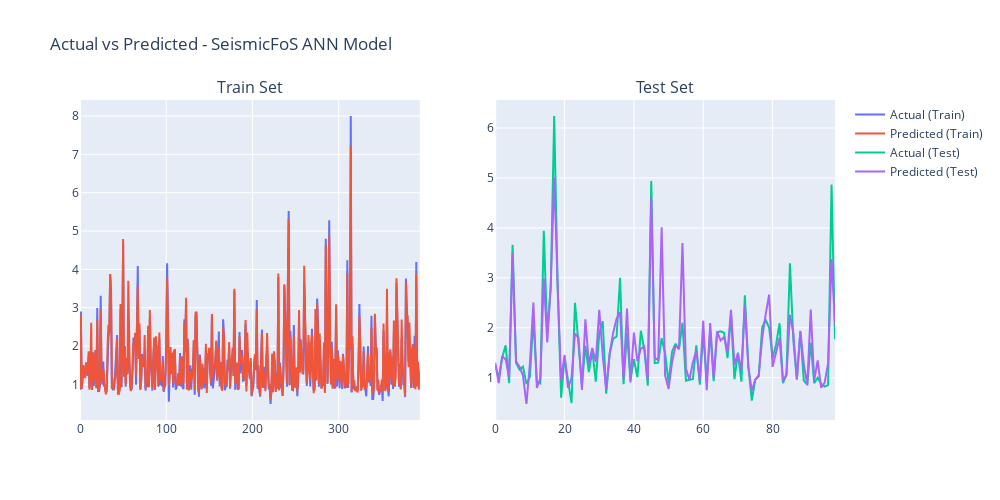
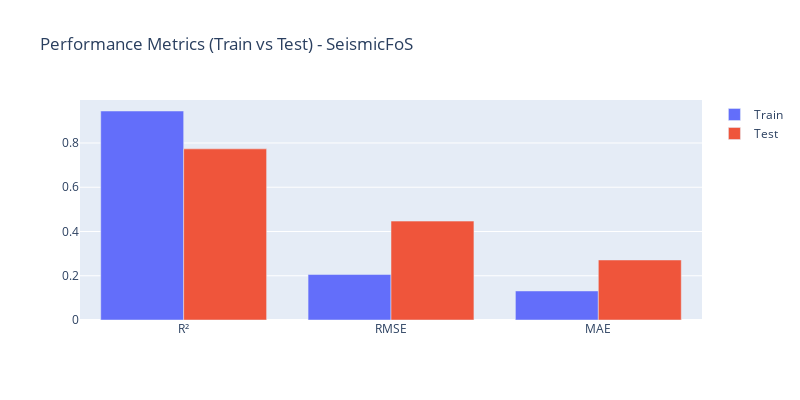

The cell these charts' notebook holds for them, in order:
### Code cell
import os
import pandas as pd
import numpy as np
import torch
import torch.nn as nn
import random
from torch.utils.data import DataLoader, TensorDataset
from sklearn.model_selection import train_test_split
from sklearn.preprocessing import StandardScaler
from sklearn.metrics import r2_score, mean_squared_error, mean_absolute_error
import plotly.graph_objs as go
from plotly.subplots import make_subplots

# === Save Directory for Plots
output_dir = r"C:\Users\vishn\OneDrive\Documents\Machine Learning\ANN_simple\base_ANN"
os.makedirs(output_dir, exist_ok=True)

# === Set random seed for reproducibility
def set_seed(seed=42):
    random.seed(seed)
    np.random.seed(seed)
    torch.manual_seed(seed)
    torch.backends.cudnn.deterministic = True
    torch.backends.cudnn.benchmark = False

set_seed(42)

# === Load and preprocess dataset
df = pd.read_csv(r"C:\Users\vishn\OneDrive\Documents\Machine Learning\Vishnu_phd.csv")
X = df.drop(columns=["FoS", "SeismicFoS"]).values
y = df["SeismicFoS"].values  # ✅ Changed to SeismicFoS

# Train-test split
X_train, X_test, y_train, y_test = train_test_split(X, y, test_size=0.2, random_state=42)
scaler = StandardScaler()
X_train = scaler.fit_transform(X_train)
X_test = scaler.transform(X_test)

# Convert to PyTorch tensors
X_train_tensor = torch.tensor(X_train, dtype=torch.float32)
y_train_tensor = torch.tensor(y_train, dtype=torch.float32).view(-1, 1)
X_test_tensor = torch.tensor(X_test, dtype=torch.float32)
y_test_tensor = torch.tensor(y_test, dtype=torch.float32).view(-1, 1)

train_dataset = TensorDataset(X_train_tensor, y_train_tensor)
train_loader = DataLoader(train_dataset, batch_size=32, shuffle=True)

# === Define the ANN Model
class ANN(nn.Module):
    def __init__(self, input_dim, h1, h2, h3):
        super(ANN, self).__init__()
        self.model = nn.Sequential(
            nn.Linear(input_dim, h1), nn.ReLU(),
            nn.Linear(h1, h2), nn.ReLU(),
            nn.Linear(h2, h3), nn.ReLU(),
            nn.Linear(h3, 1)
        )
    def forward(self, x):
        return self.model(x)

# === Evaluation Function
def evaluate_model(h1, h2, h3, lr):
    model = ANN(X_train.shape[1], h1, h2, h3)
    criterion = nn.MSELoss()
    optimizer = torch.optim.Adam(model.parameters(), lr=lr)

    # Training
    for epoch in range(100):
        model.train()
        for xb, yb in train_loader:
            optimizer.zero_grad()
            pred = model(xb)
            loss = criterion(pred, yb)
            loss.backward()
            optimizer.step()

    # Evaluation
    model.eval()
    with torch.no_grad():
        y_train_pred = model(X_train_tensor).numpy()
        y_test_pred = model(X_test_tensor).numpy()

    return {
        "r2_train": r2_score(y_train, y_train_pred),
        "r2_test": r2_score(y_test, y_test_pred),
        "rmse_train": np.sqrt(mean_squared_error(y_train, y_train_pred)),
        "mae_train": mean_absolute_error(y_train, y_train_pred),
        "rmse_test": np.sqrt(mean_squared_error(y_test, y_test_pred)),
        "mae_test": mean_absolute_error(y_test, y_test_pred),
        "y_train_pred": y_train_pred,
        "y_test_pred": y_test_pred
    }

# === Run Evaluation
params = (64, 32, 16, 0.001)  # (h1, h2, h3, learning_rate)
results = evaluate_model(*params)

# === Print Results
print(f"\n📊 ANN Evaluation for SeismicFoS with Architecture {params[:3]} and LR = {params[3]}")
print(f"R² (Train): {results['r2_train']:.6f}")
print(f"R² (Test):  {results['r2_test']:.6f}")
print(f"RMSE (Train): {results['rmse_train']:.6f}")
print(f"RMSE (Test):  {results['rmse_test']:.6f}")
print(f"MAE (Train): {results['mae_train']:.6f}")
print(f"MAE (Test):  {results['mae_test']:.6f}")

# === Plot 1: Actual vs Predicted (Train & Test)
fig1 = make_subplots(rows=1, cols=2, subplot_titles=["Train Set", "Test Set"])
fig1.add_trace(go.Scatter(y=y_train, mode='lines', name='Actual (Train)'), row=1, col=1)
fig1.add_trace(go.Scatter(y=results["y_train_pred"].flatten(), mode='lines', name='Predicted (Train)'), row=1, col=1)
fig1.add_trace(go.Scatter(y=y_test, mode='lines', name='Actual (Test)'), row=1, col=2)
fig1.add_trace(go.Scatter(y=results["y_test_pred"].flatten(), mode='lines', name='Predicted (Test)'), row=1, col=2)
fig1.update_layout(title_text="Actual vs Predicted - SeismicFoS ANN Model", height=500, width=1000)
fig1.write_html(os.path.join(output_dir, "seismicfos_actual_vs_predicted.html"))
fig1.show()

# === Plot 2: Bar Chart Comparison of Metrics
fig2 = go.Figure()
fig2.add_trace(go.Bar(name='Train', x=['R²', 'RMSE', 'MAE'],
                      y=[results["r2_train"], results["rmse_train"], results["mae_train"]]))
fig2.add_trace(go.Bar(name='Test', x=['R²', 'RMSE', 'MAE'],
                      y=[results["r2_test"], results["rmse_test"], results["mae_test"]]))
fig2.update_layout(barmode='group', title="Performance Metrics (Train vs Test) - SeismicFoS", height=400, width=800)
fig2.write_html(os.path.join(output_dir, "seismicfos_metrics_comparison.html"))
fig2.show()

### Figure 1 — Plotly figure (JSON) as saved in the notebook; plotly's stock layout.template omitted (floating-point values rounded to 4 significant figures; data arrays with more than 128 entries replaced by an {"elided": "..."} marker saying what was removed)
{"data": [{"mode": "lines", "name": "Actual (Train)", "type": "scatter", "xaxis": "x", "y": {"elided": "395 float values"}, "yaxis": "y"}, {"mode": "lines", "name": "Predicted (Train)", "type": "scatter", "xaxis": "x", "y": {"elided": "395 float values"}, "yaxis": "y"}, {"mode": "lines", "name": "Actual (Test)", "type": "scatter", "xaxis": "x2", "y": [1.24, 1.0, 1.4, 1.65, 0.89, 3.66, 1.3, 1.16, 1.22, 0.87, 1.02, 2.18, 0.93, 0.89, 3.94, 1.89, 2.79, 6.24, 2.83, 0.6, 1.39, 0.9, 0.49, 2.5, 1.73, 0.86, 1.64, 1.11, 1.54, 0.92, 1.89, 2.13, 0.68, 1.48, 1.78, 1.82, 3.0, 0.87, 1.9, 0.95, 1.37, 1.01, 1.94, 1.56, 0.84, 4.94, 1.29, 1.3, 1.79, 1.49, 0.89, 1.52, 1.68, 1.57, 2.1, 0.94, 0.96, 0.97, 1.65, 0.86, 1.89, 0.93, 1.95, 0.93, 1.91, 1.93, 1.9, 1.39, 2.25, 0.97, 1.5, 0.92, 2.65, 1.23, 0.54, 0.96, 1.03, 2.01, 2.16, 2.0, 1.4, 1.66, 2.09, 0.89, 1.08, 3.29, 1.73, 0.96, 1.92, 0.94, 0.86, 1.7, 0.89, 1.0, 0.88, 0.82, 0.85, 4.87, 1.77], "yaxis": "y2"}, {"mode": "lines", "name": "Predicted (Test)", "type": "scatter", "xaxis": "x2", "y": [1.298, 0.8913, 1.43, 1.366, 1.008, 3.496, 1.322, 1.221, 1.042, 0.4731, 1.291, 2.503, 0.7963, 0.9805, 2.984, 1.707, 2.84, 5.007, 2.84, 0.9436, 1.455, 0.7938, 0.9911, 1.88, 1.805, 0.7528, 2.169, 1.268, 1.597, 1.319, 2.358, 1.451, 0.7554, 1.481, 1.897, 2.181, 2.307, 0.9815, 2.385, 0.9036, 1.905, 1.334, 1.579, 1.623, 0.9575, 4.604, 1.401, 1.35, 4.01, 1.042, 0.7745, 1.306, 1.642, 1.576, 3.696, 1.182, 0.9568, 1.302, 1.544, 0.9467, 2.141, 0.7486, 2.093, 0.9975, 1.924, 1.744, 1.815, 1.513, 2.358, 1.262, 1.482, 1.153, 2.434, 1.221, 0.7323, 0.9647, 1.048, 1.791, 2.267, 2.664, 1.217, 1.484, 1.794, 0.9267, 1.043, 2.258, 1.886, 0.9728, 1.94, 1.277, 0.8453, 2.363, 0.9411, 1.347, 0.8024, 0.8969, 1.285, 3.374, 2.073], "yaxis": "y2"}], "layout": {"annotations": [{"font": {"size": 16}, "showarrow": false, "text": "Train Set", "x": 0.225, "xanchor": "center", "xref": "paper", "y": 1, "yanchor": "bottom", "yref": "paper"}, {"font": {"size": 16}, "showarrow": false, "text": "Test Set", "x": 0.775, "xanchor": "center", "xref": "paper", "y": 1, "yanchor": "bottom", "yref": "paper"}], "height": 500, "title": {"text": "Actual vs Predicted - SeismicFoS ANN Model"}, "width": 1000, "xaxis": {"anchor": "y", "autorange": true, "domain": [0, 0.45], "range": [0, 394]}, "xaxis2": {"anchor": "y2", "autorange": true, "domain": [0.55, 1], "range": [0, 98]}, "yaxis": {"anchor": "x", "autorange": true, "domain": [0, 1], "range": [0.07278, 8.417], "type": "linear"}, "yaxis2": {"anchor": "x2", "autorange": true, "domain": [0, 1], "range": [0.1527, 6.56], "type": "linear"}}}

### Figure 2 — Plotly figure (JSON) as saved in the notebook; plotly's stock layout.template omitted (floating-point values rounded to 4 significant figures)
{"data": [{"name": "Train", "type": "bar", "x": ["R²", "RMSE", "MAE"], "y": [0.9446, 0.2056, 0.1312]}, {"name": "Test", "type": "bar", "x": ["R²", "RMSE", "MAE"], "y": [0.7735, 0.4469, 0.2713]}], "layout": {"barmode": "group", "height": 400, "title": {"text": "Performance Metrics (Train vs Test) - SeismicFoS"}, "width": 800, "xaxis": {"autorange": true, "range": [-0.5, 2.5], "type": "category"}, "yaxis": {"autorange": true, "range": [0, 0.9943], "type": "linear"}}}
